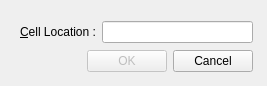
<?xml version="1.0" encoding="UTF-8"?>
<ui version="4.0">
 <class>GoToCellDialog</class>
 <widget class="QWidget" name="GoToCellDialog">
  <property name="geometry">
   <rect>
    <x>0</x>
    <y>0</y>
    <width>267</width>
    <height>86</height>
   </rect>
  </property>
  <property name="windowTitle">
   <string>Go To Cell</string>
  </property>
  <widget class="QWidget" name="">
   <property name="geometry">
    <rect>
     <x>20</x>
     <y>20</y>
     <width>233</width>
     <height>55</height>
    </rect>
   </property>
   <layout class="QVBoxLayout" name="verticalLayout">
    <item>
     <layout class="QHBoxLayout" name="horizontalLayout">
      <item>
       <widget class="QLabel" name="label">
        <property name="text">
         <string>&amp;Cell Location :</string>
        </property>
        <property name="alignment">
         <set>Qt::AlignCenter</set>
        </property>
        <property name="buddy">
         <cstring>lineEdit</cstring>
        </property>
       </widget>
      </item>
      <item>
       <widget class="QLineEdit" name="lineEdit"/>
      </item>
     </layout>
    </item>
    <item>
     <layout class="QHBoxLayout" name="horizontalLayout_2">
      <item>
       <spacer name="horizontalSpacer">
        <property name="orientation">
         <enum>Qt::Horizontal</enum>
        </property>
        <property name="sizeHint" stdset="0">
         <size>
          <width>40</width>
          <height>20</height>
         </size>
        </property>
       </spacer>
      </item>
      <item>
       <widget class="QPushButton" name="okButton">
        <property name="enabled">
         <bool>false</bool>
        </property>
        <property name="text">
         <string>OK</string>
        </property>
        <property name="default">
         <bool>true</bool>
        </property>
       </widget>
      </item>
      <item>
       <widget class="QPushButton" name="cancelButton">
        <property name="text">
         <string>Cancel</string>
        </property>
       </widget>
      </item>
     </layout>
    </item>
   </layout>
  </widget>
 </widget>
 <resources/>
 <connections/>
</ui>
